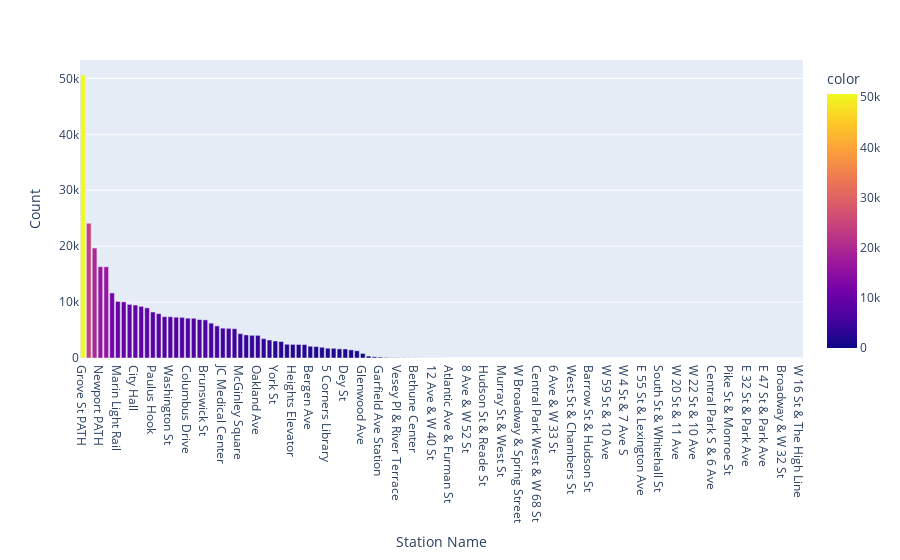

The notebook cell this image was saved under:
### Code cell
px.bar(x=tripdata["end station name"].value_counts().index,
       y=tripdata["end station name"].value_counts().values,
       color=tripdata["end station name"].value_counts().values,
       labels={'x':'Station Name',"y":"Count"})

### Figure 1 — Plotly figure (JSON) as saved in the notebook; plotly's stock layout.template omitted (floating-point values rounded to 4 significant figures)
{"data": [{"alignmentgroup": "True", "hovertemplate": "Station Name=%{x}<br>Count=%{y}<br>color=%{marker.color}<extra></extra>", "legendgroup": "", "marker": {"color": [50623, 24105, 19661, 16326, 16310, 11640, 10117, 10036, 9583, 9469, 9233, 8967, 8226, 7939, 7392, 7379, 7297, 7273, 7124, 7107, 6876, 6817, 6235, 5744, 5336, 5300, 5238, 4358, 4129, 4057, 4049, 3464, 3218, 3040, 2946, 2455, 2432, 2419, 2401, 2105, 2044, 1925, 1751, 1733, 1635, 1617, 1456, 1300, 819, 343, 221, 171, 96, 51, 46, 32, 31, 24, 22, 16, 13, 10, 9, 6, 4, 4, 4, 3, 3, 3, 3, 3, 3, 2, 2, 2, 2, 2, 2, 2, 2, 2, 2, 2, 2, 2, 2, 1, 1, 1, 1, 1, 1, 1, 1, 1, 1, 1, 1, 1, 1, 1, 1, 1, 1, 1, 1, 1, 1, 1, 1, 1, 1, 1, 1, 1, 1, 1, 1, 1, 1, 1, 1, 1], "coloraxis": "coloraxis", "pattern": {"shape": ""}}, "name": "", "offsetgroup": "", "orientation": "v", "showlegend": false, "textposition": "auto", "type": "bar", "x": ["Grove St PATH", "Exchange Place", "Hamilton Park", "Newport PATH", "Sip Ave", "Harborside", "Marin Light Rail", "Newport Pkwy", "Newark Ave", "City Hall", "Warren St", "Morris Canal", "Paulus Hook", "Van Vorst Park", "Liberty Light Rail", "Washington St", "Brunswick & 6th", "Jersey & 3rd", "Columbus Drive", "Essex Light Rail", "Manila & 1st", "Brunswick St", "Jersey & 6th St", "Monmouth and 6th", "JC Medical Center", "Journal Square", "Dixon Mills", "McGinley Square", "Pershing Field", "Grand St", "Oakland Ave", "Baldwin at Montgomery", "Lincoln Park", "York St", "Astor Place", "Leonard Gordon Park", "Heights Elevator", "Montgomery St", "Hilltop", "Bergen Ave", "Lafayette Park", "Fairmount Ave", "5 Corners Library", "Riverview Park", "Christ Hospital", "Dey St", "Communipaw & Berry Lane", "Union St", "Glenwood Ave", "Jackson Square", "JCBS Depot", "Garfield Ave Station", "West Side Light Rail", "NJCU", "Vesey Pl & River Terrace", "MLK Light Rail", "Bayside Park", "Bethune Center", "Columbia Park", "Danforth Light Rail", "12 Ave & W 40 St", "Broadway & Battery Pl", "Henry St & Atlantic Ave", "Atlantic Ave & Furman St", "W 46 St & 11 Ave", "South End Ave & Liberty St", "8 Ave & W 52 St", "Broadway & W 29 St", "Water - Whitehall Plaza", "Hudson St & Reade St", "Broadway & W 58 St", "Broadway & Moylan Pl", "Murray St & West St", "Central Park West & W 72 St", "Maiden Ln & Pearl St", "W Broadway & Spring Street", "11 Ave & W 41 St", "Pier 40 - Hudson River Park", "Central Park West & W 68 St", "Murray St & Greenwich St", "W 15 St & 7 Ave", "6 Ave & W 33 St", "Bus Slip & State St", "W 34 St & 11 Ave", "West St & Chambers St", "Amsterdam Ave & W 125 St", "Mercer St & Spring St", "Barrow St & Hudson St", "Cliff St & Fulton St_1", "Amsterdam Ave & W 66 St", "W 59 St & 10 Ave", "6 Ave & Canal St", "S Portland Ave & Hanson Pl", "W 4 St & 7 Ave S", "Sullivan St & Washington Sq", "W 22 St & 8 Ave", "E 55 St & Lexington Ave", "E 110 St & Madison Ave", "W 37 St & 10 Ave", "South St & Whitehall St", "W 52 St & 5 Ave", "W 11 St & 6 Ave", "W 20 St & 11 Ave", "Barclay St & Church St", "W 116 St & Amsterdam Ave", "W 22 St & 10 Ave", "E 33 St & 5 Ave", "W 113 St & Broadway", "Central Park S & 6 Ave", "Fulton St & Broadway", "Duane St & Greenwich St", "Pike St & Monroe St", "FDR Drive & E 35 St", "Prospect Pl & 6 Ave", "E 32 St & Park Ave", "E 39 St & 3 Ave", "Lexington Ave & E 24 St", "E 47 St & Park Ave", "John St & William St", "W 56 St & 10 Ave", "Broadway & W 32 St", "W 13 St & 6 Ave", "Columbia St & Kane St", "W 16 St & The High Line"], "xaxis": "x", "y": [50623, 24105, 19661, 16326, 16310, 11640, 10117, 10036, 9583, 9469, 9233, 8967, 8226, 7939, 7392, 7379, 7297, 7273, 7124, 7107, 6876, 6817, 6235, 5744, 5336, 5300, 5238, 4358, 4129, 4057, 4049, 3464, 3218, 3040, 2946, 2455, 2432, 2419, 2401, 2105, 2044, 1925, 1751, 1733, 1635, 1617, 1456, 1300, 819, 343, 221, 171, 96, 51, 46, 32, 31, 24, 22, 16, 13, 10, 9, 6, 4, 4, 4, 3, 3, 3, 3, 3, 3, 2, 2, 2, 2, 2, 2, 2, 2, 2, 2, 2, 2, 2, 2, 1, 1, 1, 1, 1, 1, 1, 1, 1, 1, 1, 1, 1, 1, 1, 1, 1, 1, 1, 1, 1, 1, 1, 1, 1, 1, 1, 1, 1, 1, 1, 1, 1, 1, 1, 1, 1], "yaxis": "y"}], "layout": {"barmode": "relative", "coloraxis": {"colorbar": {"title": {"text": "color"}}, "colorscale": [[0, "#0d0887"], [0.1111, "#46039f"], [0.2222, "#7201a8"], [0.3333, "#9c179e"], [0.4444, "#bd3786"], [0.5556, "#d8576b"], [0.6667, "#ed7953"], [0.7778, "#fb9f3a"], [0.8889, "#fdca26"], [1, "#f0f921"]]}, "legend": {"tracegroupgap": 0}, "margin": {"t": 60}, "xaxis": {"anchor": "y", "domain": [0, 1], "title": {"text": "Station Name"}}, "yaxis": {"anchor": "x", "domain": [0, 1], "title": {"text": "Count"}}}}
